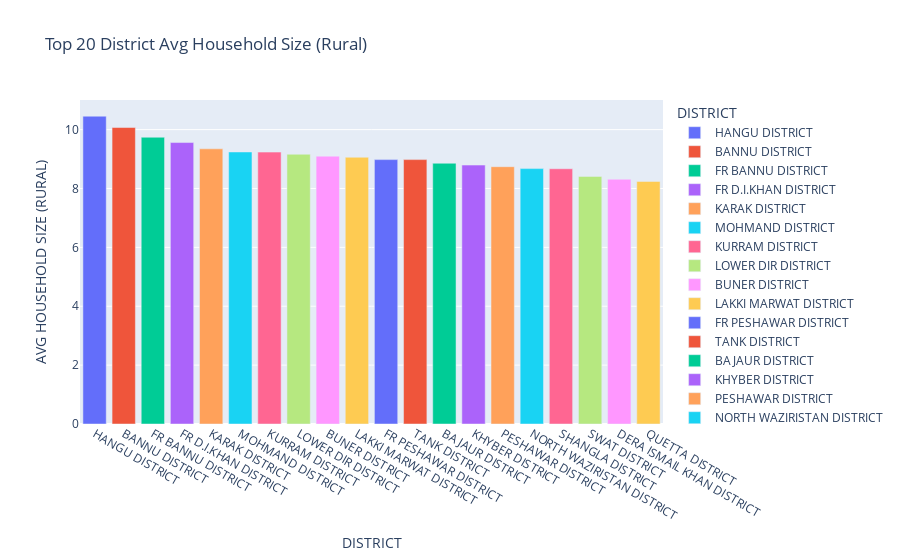

Source (notebook cell):
### Markdown cell above
Show top 20 DISTRICT AVG HOUSEHOLD SIZE (RURAL) in provinces of Pakistan

### Code cell
# Calculate the Avg household size of each District and select the top 20
top_20_household = df.groupby('DISTRICT')['AVG HOUSEHOLD SIZE (RURAL)'].mean().sort_values(ascending=False).head(20)

top_20_household
fig = px.bar(top_20_household, x=top_20_household.index, y='AVG HOUSEHOLD SIZE (RURAL)', title="Top 20 District Avg Household Size (Rural)", color=top_20_household.index)
fig.show()

### Figure 1 — Plotly figure (JSON) as saved in the notebook; plotly's stock layout.template omitted (floating-point values rounded to 4 significant figures)
{"data": [{"alignmentgroup": "True", "hovertemplate": "DISTRICT=%{x}<br>AVG HOUSEHOLD SIZE (RURAL)=%{y}<extra></extra>", "legendgroup": "HANGU DISTRICT", "marker": {"color": "#636efa", "pattern": {"shape": ""}}, "name": "HANGU DISTRICT", "offsetgroup": "HANGU DISTRICT", "orientation": "v", "showlegend": true, "textposition": "auto", "type": "bar", "x": ["HANGU DISTRICT"], "xaxis": "x", "y": [10.46], "yaxis": "y"}, {"alignmentgroup": "True", "hovertemplate": "DISTRICT=%{x}<br>AVG HOUSEHOLD SIZE (RURAL)=%{y}<extra></extra>", "legendgroup": "BANNU DISTRICT", "marker": {"color": "#EF553B", "pattern": {"shape": ""}}, "name": "BANNU DISTRICT", "offsetgroup": "BANNU DISTRICT", "orientation": "v", "showlegend": true, "textposition": "auto", "type": "bar", "x": ["BANNU DISTRICT"], "xaxis": "x", "y": [10.07], "yaxis": "y"}, {"alignmentgroup": "True", "hovertemplate": "DISTRICT=%{x}<br>AVG HOUSEHOLD SIZE (RURAL)=%{y}<extra></extra>", "legendgroup": "FR BANNU DISTRICT", "marker": {"color": "#00cc96", "pattern": {"shape": ""}}, "name": "FR BANNU DISTRICT", "offsetgroup": "FR BANNU DISTRICT", "orientation": "v", "showlegend": true, "textposition": "auto", "type": "bar", "x": ["FR BANNU DISTRICT"], "xaxis": "x", "y": [9.74], "yaxis": "y"}, {"alignmentgroup": "True", "hovertemplate": "DISTRICT=%{x}<br>AVG HOUSEHOLD SIZE (RURAL)=%{y}<extra></extra>", "legendgroup": "FR D.I.KHAN DISTRICT", "marker": {"color": "#ab63fa", "pattern": {"shape": ""}}, "name": "FR D.I.KHAN DISTRICT", "offsetgroup": "FR D.I.KHAN DISTRICT", "orientation": "v", "showlegend": true, "textposition": "auto", "type": "bar", "x": ["FR D.I.KHAN DISTRICT"], "xaxis": "x", "y": [9.56], "yaxis": "y"}, {"alignmentgroup": "True", "hovertemplate": "DISTRICT=%{x}<br>AVG HOUSEHOLD SIZE (RURAL)=%{y}<extra></extra>", "legendgroup": "KARAK DISTRICT", "marker": {"color": "#FFA15A", "pattern": {"shape": ""}}, "name": "KARAK DISTRICT", "offsetgroup": "KARAK DISTRICT", "orientation": "v", "showlegend": true, "textposition": "auto", "type": "bar", "x": ["KARAK DISTRICT"], "xaxis": "x", "y": [9.347], "yaxis": "y"}, {"alignmentgroup": "True", "hovertemplate": "DISTRICT=%{x}<br>AVG HOUSEHOLD SIZE (RURAL)=%{y}<extra></extra>", "legendgroup": "MOHMAND DISTRICT", "marker": {"color": "#19d3f3", "pattern": {"shape": ""}}, "name": "MOHMAND DISTRICT", "offsetgroup": "MOHMAND DISTRICT", "orientation": "v", "showlegend": true, "textposition": "auto", "type": "bar", "x": ["MOHMAND DISTRICT"], "xaxis": "x", "y": [9.24], "yaxis": "y"}, {"alignmentgroup": "True", "hovertemplate": "DISTRICT=%{x}<br>AVG HOUSEHOLD SIZE (RURAL)=%{y}<extra></extra>", "legendgroup": "KURRAM DISTRICT", "marker": {"color": "#FF6692", "pattern": {"shape": ""}}, "name": "KURRAM DISTRICT", "offsetgroup": "KURRAM DISTRICT", "orientation": "v", "showlegend": true, "textposition": "auto", "type": "bar", "x": ["KURRAM DISTRICT"], "xaxis": "x", "y": [9.235], "yaxis": "y"}, {"alignmentgroup": "True", "hovertemplate": "DISTRICT=%{x}<br>AVG HOUSEHOLD SIZE (RURAL)=%{y}<extra></extra>", "legendgroup": "LOWER DIR DISTRICT", "marker": {"color": "#B6E880", "pattern": {"shape": ""}}, "name": "LOWER DIR DISTRICT", "offsetgroup": "LOWER DIR DISTRICT", "orientation": "v", "showlegend": true, "textposition": "auto", "type": "bar", "x": ["LOWER DIR DISTRICT"], "xaxis": "x", "y": [9.162], "yaxis": "y"}, {"alignmentgroup": "True", "hovertemplate": "DISTRICT=%{x}<br>AVG HOUSEHOLD SIZE (RURAL)=%{y}<extra></extra>", "legendgroup": "BUNER DISTRICT", "marker": {"color": "#FF97FF", "pattern": {"shape": ""}}, "name": "BUNER DISTRICT", "offsetgroup": "BUNER DISTRICT", "orientation": "v", "showlegend": true, "textposition": "auto", "type": "bar", "x": ["BUNER DISTRICT"], "xaxis": "x", "y": [9.098], "yaxis": "y"}, {"alignmentgroup": "True", "hovertemplate": "DISTRICT=%{x}<br>AVG HOUSEHOLD SIZE (RURAL)=%{y}<extra></extra>", "legendgroup": "LAKKI MARWAT DISTRICT", "marker": {"color": "#FECB52", "pattern": {"shape": ""}}, "name": "LAKKI MARWAT DISTRICT", "offsetgroup": "LAKKI MARWAT DISTRICT", "orientation": "v", "showlegend": true, "textposition": "auto", "type": "bar", "x": ["LAKKI MARWAT DISTRICT"], "xaxis": "x", "y": [9.06], "yaxis": "y"}, {"alignmentgroup": "True", "hovertemplate": "DISTRICT=%{x}<br>AVG HOUSEHOLD SIZE (RURAL)=%{y}<extra></extra>", "legendgroup": "FR PESHAWAR DISTRICT", "marker": {"color": "#636efa", "pattern": {"shape": ""}}, "name": "FR PESHAWAR DISTRICT", "offsetgroup": "FR PESHAWAR DISTRICT", "orientation": "v", "showlegend": true, "textposition": "auto", "type": "bar", "x": ["FR PESHAWAR DISTRICT"], "xaxis": "x", "y": [8.98], "yaxis": "y"}, {"alignmentgroup": "True", "hovertemplate": "DISTRICT=%{x}<br>AVG HOUSEHOLD SIZE (RURAL)=%{y}<extra></extra>", "legendgroup": "TANK DISTRICT", "marker": {"color": "#EF553B", "pattern": {"shape": ""}}, "name": "TANK DISTRICT", "offsetgroup": "TANK DISTRICT", "orientation": "v", "showlegend": true, "textposition": "auto", "type": "bar", "x": ["TANK DISTRICT"], "xaxis": "x", "y": [8.98], "yaxis": "y"}, {"alignmentgroup": "True", "hovertemplate": "DISTRICT=%{x}<br>AVG HOUSEHOLD SIZE (RURAL)=%{y}<extra></extra>", "legendgroup": "BAJAUR DISTRICT", "marker": {"color": "#00cc96", "pattern": {"shape": ""}}, "name": "BAJAUR DISTRICT", "offsetgroup": "BAJAUR DISTRICT", "orientation": "v", "showlegend": true, "textposition": "auto", "type": "bar", "x": ["BAJAUR DISTRICT"], "xaxis": "x", "y": [8.857], "yaxis": "y"}, {"alignmentgroup": "True", "hovertemplate": "DISTRICT=%{x}<br>AVG HOUSEHOLD SIZE (RURAL)=%{y}<extra></extra>", "legendgroup": "KHYBER DISTRICT", "marker": {"color": "#ab63fa", "pattern": {"shape": ""}}, "name": "KHYBER DISTRICT", "offsetgroup": "KHYBER DISTRICT", "orientation": "v", "showlegend": true, "textposition": "auto", "type": "bar", "x": ["KHYBER DISTRICT"], "xaxis": "x", "y": [8.795], "yaxis": "y"}, {"alignmentgroup": "True", "hovertemplate": "DISTRICT=%{x}<br>AVG HOUSEHOLD SIZE (RURAL)=%{y}<extra></extra>", "legendgroup": "PESHAWAR DISTRICT", "marker": {"color": "#FFA15A", "pattern": {"shape": ""}}, "name": "PESHAWAR DISTRICT", "offsetgroup": "PESHAWAR DISTRICT", "orientation": "v", "showlegend": true, "textposition": "auto", "type": "bar", "x": ["PESHAWAR DISTRICT"], "xaxis": "x", "y": [8.74], "yaxis": "y"}, {"alignmentgroup": "True", "hovertemplate": "DISTRICT=%{x}<br>AVG HOUSEHOLD SIZE (RURAL)=%{y}<extra></extra>", "legendgroup": "NORTH WAZIRISTAN DISTRICT", "marker": {"color": "#19d3f3", "pattern": {"shape": ""}}, "name": "NORTH WAZIRISTAN DISTRICT", "offsetgroup": "NORTH WAZIRISTAN DISTRICT", "orientation": "v", "showlegend": true, "textposition": "auto", "type": "bar", "x": ["NORTH WAZIRISTAN DISTRICT"], "xaxis": "x", "y": [8.674], "yaxis": "y"}, {"alignmentgroup": "True", "hovertemplate": "DISTRICT=%{x}<br>AVG HOUSEHOLD SIZE (RURAL)=%{y}<extra></extra>", "legendgroup": "SHANGLA DISTRICT", "marker": {"color": "#FF6692", "pattern": {"shape": ""}}, "name": "SHANGLA DISTRICT", "offsetgroup": "SHANGLA DISTRICT", "orientation": "v", "showlegend": true, "textposition": "auto", "type": "bar", "x": ["SHANGLA DISTRICT"], "xaxis": "x", "y": [8.67], "yaxis": "y"}, {"alignmentgroup": "True", "hovertemplate": "DISTRICT=%{x}<br>AVG HOUSEHOLD SIZE (RURAL)=%{y}<extra></extra>", "legendgroup": "SWAT DISTRICT", "marker": {"color": "#B6E880", "pattern": {"shape": ""}}, "name": "SWAT DISTRICT", "offsetgroup": "SWAT DISTRICT", "orientation": "v", "showlegend": true, "textposition": "auto", "type": "bar", "x": ["SWAT DISTRICT"], "xaxis": "x", "y": [8.41], "yaxis": "y"}, {"alignmentgroup": "True", "hovertemplate": "DISTRICT=%{x}<br>AVG HOUSEHOLD SIZE (RURAL)=%{y}<extra></extra>", "legendgroup": "DERA ISMAIL KHAN DISTRICT", "marker": {"color": "#FF97FF", "pattern": {"shape": ""}}, "name": "DERA ISMAIL KHAN DISTRICT", "offsetgroup": "DERA ISMAIL KHAN DISTRICT", "orientation": "v", "showlegend": true, "textposition": "auto", "type": "bar", "x": ["DERA ISMAIL KHAN DISTRICT"], "xaxis": "x", "y": [8.312], "yaxis": "y"}, {"alignmentgroup": "True", "hovertemplate": "DISTRICT=%{x}<br>AVG HOUSEHOLD SIZE (RURAL)=%{y}<extra></extra>", "legendgroup": "QUETTA DISTRICT", "marker": {"color": "#FECB52", "pattern": {"shape": ""}}, "name": "QUETTA DISTRICT", "offsetgroup": "QUETTA DISTRICT", "orientation": "v", "showlegend": true, "textposition": "auto", "type": "bar", "x": ["QUETTA DISTRICT"], "xaxis": "x", "y": [8.24], "yaxis": "y"}], "layout": {"barmode": "relative", "legend": {"title": {"text": "DISTRICT"}, "tracegroupgap": 0}, "title": {"text": "Top 20 District Avg Household Size (Rural)"}, "xaxis": {"anchor": "y", "categoryarray": ["HANGU DISTRICT", "BANNU DISTRICT", "FR BANNU DISTRICT", "FR D.I.KHAN DISTRICT", "KARAK DISTRICT", "MOHMAND DISTRICT", "KURRAM DISTRICT", "LOWER DIR DISTRICT", "BUNER DISTRICT", "LAKKI MARWAT DISTRICT", "FR PESHAWAR DISTRICT", "TANK DISTRICT", "BAJAUR DISTRICT", "KHYBER DISTRICT", "PESHAWAR DISTRICT", "NORTH WAZIRISTAN DISTRICT", "SHANGLA DISTRICT", "SWAT DISTRICT", "DERA ISMAIL KHAN DISTRICT", "QUETTA DISTRICT"], "categoryorder": "array", "domain": [0, 1], "title": {"text": "DISTRICT"}}, "yaxis": {"anchor": "x", "domain": [0, 1], "title": {"text": "AVG HOUSEHOLD SIZE (RURAL)"}}}}
